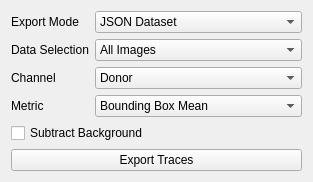
         <widget class="QWidget" name="tab_9">
          <attribute name="title">
           <string>Export Traces</string>
          </attribute>
          <layout class="QVBoxLayout" name="verticalLayout_12">
           <item>
            <layout class="QFormLayout" name="formLayout_13">
             <item row="0" column="0">
              <widget class="QLabel" name="label_36">
               <property name="text">
                <string>Export Mode</string>
               </property>
              </widget>
             </item>
             <item row="0" column="1">
              <widget class="QComboBox" name="traces_export_mode">
               <item>
                <property name="text">
                 <string>JSON Dataset</string>
                </property>
               </item>
              </widget>
             </item>
             <item row="1" column="0">
              <widget class="QLabel" name="label_45">
               <property name="text">
                <string>Data Selection</string>
               </property>
              </widget>
             </item>
             <item row="1" column="1">
              <widget class="QComboBox" name="traces_export_dataset">
               <item>
                <property name="text">
                 <string>All Images</string>
                </property>
               </item>
              </widget>
             </item>
             <item row="2" column="0">
              <widget class="QLabel" name="label_63">
               <property name="text">
                <string>Channel</string>
               </property>
              </widget>
             </item>
             <item row="2" column="1">
              <widget class="QComboBox" name="traces_export_channel">
               <item>
                <property name="text">
                 <string>Donor</string>
                </property>
               </item>
               <item>
                <property name="text">
                 <string>Acceptor</string>
                </property>
               </item>
               <item>
                <property name="text">
                 <string>FRET Data</string>
                </property>
               </item>
               <item>
                <property name="text">
                 <string>FRET Efficiency</string>
                </property>
               </item>
               <item>
                <property name="text">
                 <string>FRET Data + FRET Efficiency</string>
                </property>
               </item>
               <item>
                <property name="text">
                 <string>ALEX Data</string>
                </property>
               </item>
               <item>
                <property name="text">
                 <string>ALEX Efficiency</string>
                </property>
               </item>
               <item>
                <property name="text">
                 <string>ALEX Data + ALEX Efficiency</string>
                </property>
               </item>
              </widget>
             </item>
             <item row="3" column="0">
              <widget class="QLabel" name="label_48">
               <property name="text">
                <string>Metric</string>
               </property>
              </widget>
             </item>
             <item row="3" column="1">
              <widget class="QComboBox" name="traces_export_metric">
               <item>
                <property name="text">
                 <string>Bounding Box Mean</string>
                </property>
               </item>
               <item>
                <property name="text">
                 <string>Bouding Box Standard Deviation</string>
                </property>
               </item>
               <item>
                <property name="text">
                 <string>Bounding Box Sum</string>
                </property>
               </item>
              </widget>
             </item>
            </layout>
           </item>
           <item>
            <widget class="QCheckBox" name="export_subtract_backgroround">
             <property name="text">
              <string>Subtract Background</string>
             </property>
            </widget>
           </item>
           <item>
            <widget class="QPushButton" name="gapseq_export_traces">
             <property name="text">
              <string>Export Traces</string>
             </property>
            </widget>
           </item>
          </layout>
         </widget>
